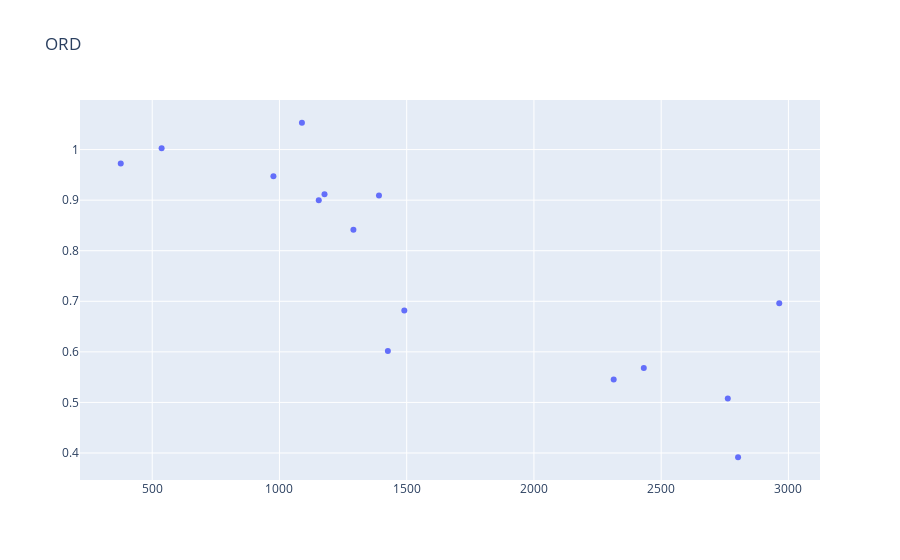
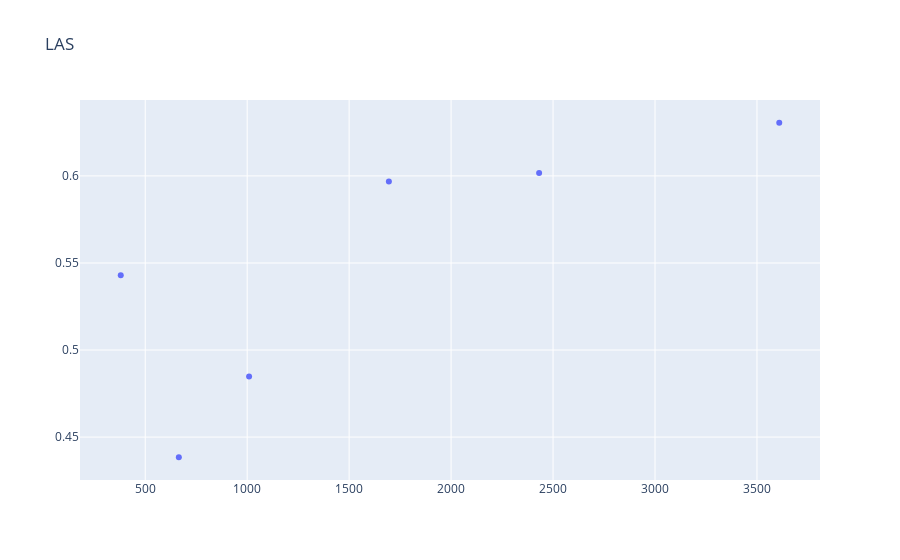
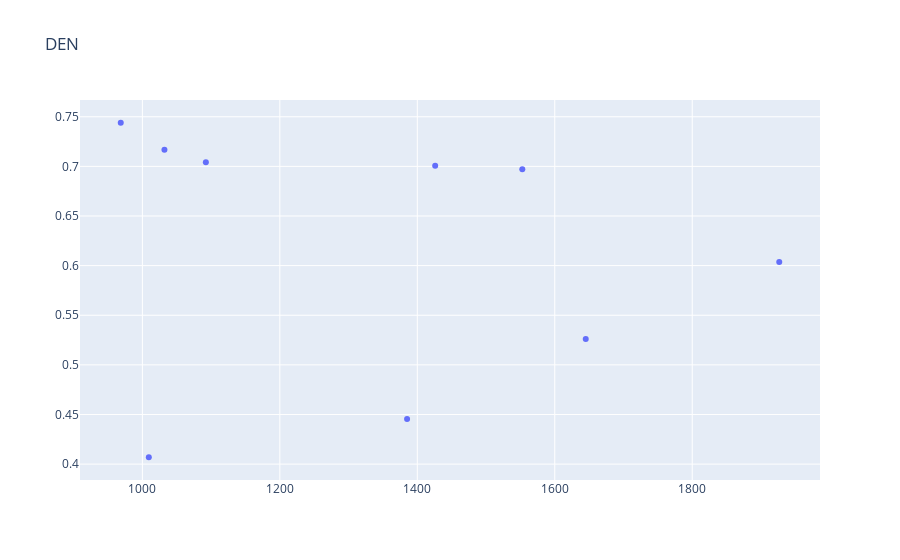
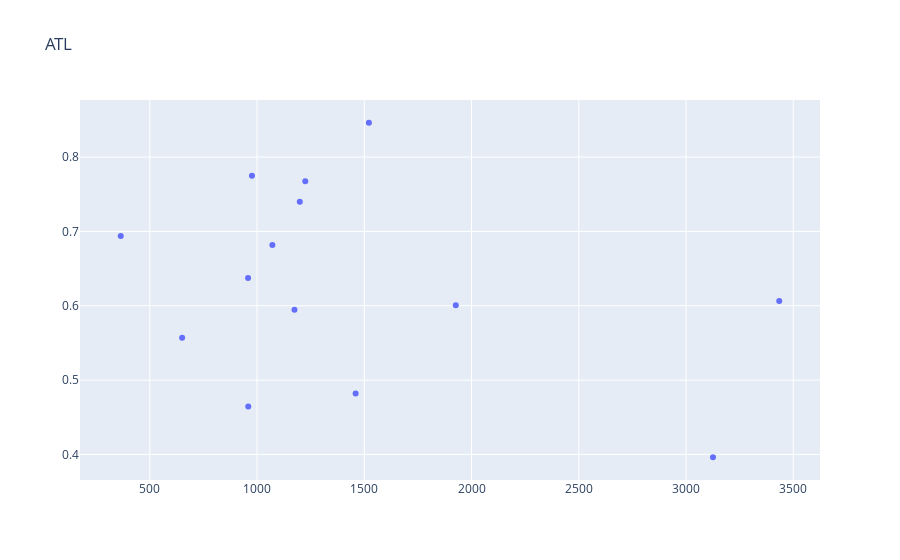

Here is the notebook cell these charts were saved with, in order:
### Code cell
# plot distribution of flights
def plot_dist(dest_from, dest_to,order_dist=None):
    dist_list = []
    dest_dist = []
    fig = go.Figure() 
    for dest in dest_to:
        filterd = data[(data['from']==dest_from) & (data['to']==dest)]
        target_values = filterd['target'].values
        if len(target_values) > 0:
            dist_list.append(target_values)
            dest_dist.append(calculate_dst(dest_from ,dest))
           
    
    # plot dist vs mean 
    fig.add_trace(go.Scatter(
                          name='mean',
                            x=dest_dist,
                            y=dist_list,
                            mode='markers',
                         ))

 
    
    
    # add title
    fig.update_layout(title_text=dest_from)
    fig.show()
    



for to in data['from'].unique():
    plot_dist(to,data['to'].unique(),order_dist=True)

### Figure 1 — Plotly figure (JSON) as saved in the notebook; plotly's stock layout.template omitted (floating-point values rounded to 4 significant figures)
{"data": [{"mode": "markers", "name": "mean", "type": "scatter", "x": [1291.0, 1426.0, 2802.0, 2964.0, 2432.0, 537.0, 2313.0, 376.4, 1391.0, 1088.0, 1154.0, 976.3, 1177.0, 2762.0, 1491.0], "y": [0.8415, 0.6016, 0.3916, 0.6961, 0.5681, 1.003, 0.5453, 0.9725, 0.909, 1.053, 0.9, 0.9474, 0.9119, 0.5076, 0.682]}], "layout": {"title": {"text": "ORD"}}}

### Figure 2 — Plotly figure (JSON) as saved in the notebook; plotly's stock layout.template omitted (floating-point values rounded to 4 significant figures)
{"data": [{"mode": "markers", "name": "mean", "type": "scatter", "x": [1695.0, 1009.0, 380.0, 2432.0, 664.9, 3609.0], "y": [0.5967, 0.4848, 0.543, 0.6017, 0.4384, 0.6305]}], "layout": {"title": {"text": "LAS"}}}

### Figure 3 — Plotly figure (JSON) as saved in the notebook; plotly's stock layout.template omitted (floating-point values rounded to 4 significant figures)
{"data": [{"mode": "markers", "name": "mean", "type": "scatter", "x": [1032.0, 1385.0, 1426.0, 1553.0, 1009.0, 1092.0, 968.5, 1927.0, 1645.0], "y": [0.7168, 0.4456, 0.7005, 0.6971, 0.4069, 0.7042, 0.744, 0.6037, 0.526]}], "layout": {"title": {"text": "DEN"}}}

### Figure 4 — Plotly figure (JSON) as saved in the notebook; plotly's stock layout.template omitted (floating-point values rounded to 4 significant figures)
{"data": [{"mode": "markers", "name": "mean", "type": "scatter", "x": [1175.0, 1927.0, 3126.0, 976.3, 3435.0, 364.6, 1460.0, 650.7, 958.2, 959.1, 1522.0, 1072.0, 1199.0, 1225.0], "y": [0.5947, 0.6007, 0.3962, 0.7748, 0.6065, 0.694, 0.4821, 0.5571, 0.6372, 0.4645, 0.8462, 0.6817, 0.74, 0.7676]}], "layout": {"title": {"text": "ATL"}}}
